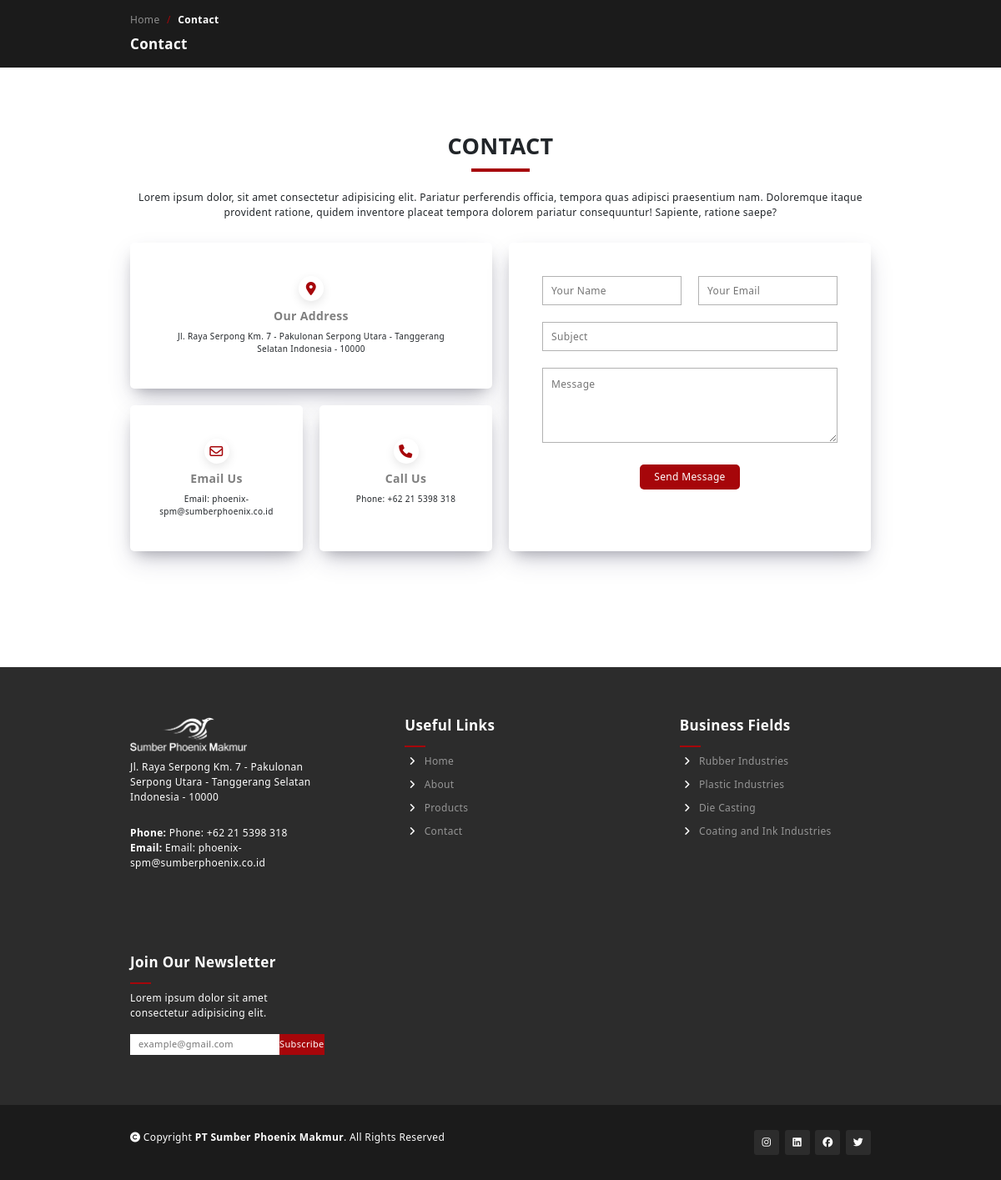
The app's page /contact.php, older data.
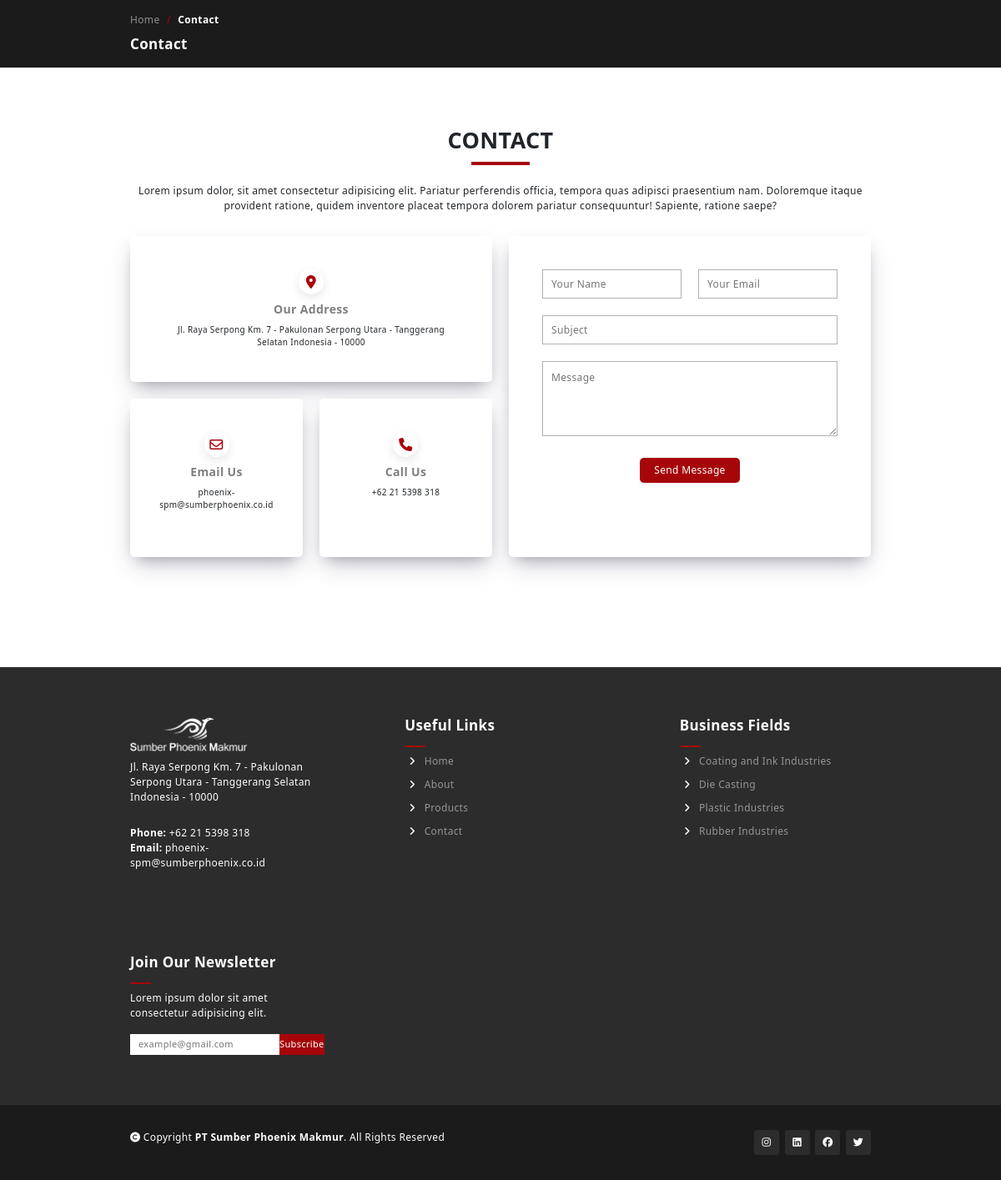
The same page, newer data.
### tables this page shows
CREATE TABLE `company_profile` (
  `id_fitur` int(11) NOT NULL,
  `fitur_name` text NOT NULL,
  `fitur_data` text DEFAULT NULL
);

CREATE TABLE `categories` (
  `cat_id` int(11) NOT NULL,
  `cat_code` varchar(100) NOT NULL,
  `cat_name` varchar(255) NOT NULL,
  `cat_img` text NOT NULL,
  `status` tinyint(1) NOT NULL DEFAULT 1,
  `order_by` int(11) NOT NULL
);

### bottombar.php (the view, shortened to what the changed rows need)
<?php
function getData1($fiturNama,$conn){
    $stmt = $conn->prepare('SELECT * FROM company_profile where fitur_name =? ');
    $stmt->execute([$fiturNama]);
    $temp = $stmt->fetch();
    $data = $temp['fitur_data'];
    return $data;
}
?>
<section class="footer-section">
        <div class="container-fluid grid">
            <div class="company-information">
                <div class="company-phone">
                    <p class="paragraph" col="phone"><strong>Phone: </strong><?= getData1('phone',$conn) ?></p>
                </div>
                <div class="company-email">
                    <p class="paragraph" col="email"><strong>Email: </strong><?= getData1('email',$conn) ?></p>
                </div>
            </div>
            <div class="useful-links">
                <h2 class="sub-heading underline">Useful Links</h2>
            </div>
            <div class="business-fields useful-links">
                <h2 class="sub-heading underline">Business Fields</h2>
                <?php
                    $stmt=$conn->prepare("SELECT c.cat_code as cat_code,c.cat_name as cat_name,c.cat_id as cat_id,c.cat_img as cat_img, count(s.sub_id)
                    FROM categories c
                    join subcategories s on c.cat_id = s.cat_id
                    join product_subcategory ps  on s.sub_id = ps.subcategory_id
                    join products p on ps.product_id = p.product_id
                    where c.status = 1 and s.status = 1 and p.status = 1 GROUP BY c.cat_id HAVING COUNT(ps.product_id) > 0 order by c.order_by ASC");
                    $stmt->execute();
                    while($cat = $stmt->fetch()):
                ?>
                <a class="footer-item" href="./shop.php?cateCode=<?= $cat['cat_code'] ?>">
                    <i class="fa-solid fa-angle-right"></i>
                    <?= $cat['cat_name'] ?>
                </a>
                <?php endwhile; ?>
            </div>
            <div class="newsletter">
                <h2 class="sub-heading underline">Join Our Newsletter</h2>
            </div>
        </div>
    </section>

### contact.php (shortened to what the changed rows need)
<?php
include 'api/connect.php';
function getData($fiturNama,$conn){
    $stmt = $conn->prepare('SELECT * FROM company_profile where fitur_name =? ');
    $stmt->execute([$fiturNama]);
    $temp = $stmt->fetch();
    $data = $temp['fitur_data'];
    return $data;
}
?>
<!DOCTYPE html>
<html lang="en">
<head>
    <link href="https://cdn.jsdelivr.net/npm/bootstrap@5.2.0-beta1/dist/css/bootstrap.min.css" rel="stylesheet">
    <link rel="stylesheet" href="style.css">
    <link rel="stylesheet" href="style/footer.css">
    <link rel="stylesheet" href="style/copyright.css">
    <link rel="stylesheet" href="style/nav_templates.css">
    <link rel="stylesheet" href="style/contact/contact.css">
</head>
<body>
    <section class="contact-section section-extra">
        <div class="container-fluid">
            <h1 class="heading underline">CONTACT</h1>
            <div class="container-wrapper grid">
                <div class="company-information">
                    <div class="company-contacts grid">
                        <div class="company-email-container contact-container information">
                            <div class="company-email">
                                <div class="icon-wrapper">
                                    <div class="icon-container">
                                    </div>
                                </div>
                                <div class="sub-heading">Email Us</div>
                                <div class="paragraph"><?= getData('email',$conn) ?></div>
                            </div>
                        </div>
                        <div class="company-phone-container contact-container information">
                            <div class="company-phone">
                                <div class="icon-wrapper">
                                    <div class="icon-container">
                                    </div>
                                </div>
                                <div class="sub-heading">Call Us</div>
                                <div class="paragraph"><?= getData('phone',$conn) ?></div>
                            </div>
                        </div>
                    </div>
                </div>
            </div>
        </div>
    </section>
    <?php include 'bottombar.php' ?>
</body>
</html>

Row changes from the older to the newer data that the page shows:
changed company_profile: fitur_data "Email: phoenix-spm@sumberphoenix.co.id" → "phoenix-spm@sumberphoenix.co.id"
changed company_profile (number 3 of 5 on the later page): fitur_data "Phone: +62 21 5398 318" → "+62 21 5398 318"
changed categories "Coating and Ink Industries": moves up the list
changed categories "Die Casting": moves up the list
changed categories "Plastic Industries": moves down the list
